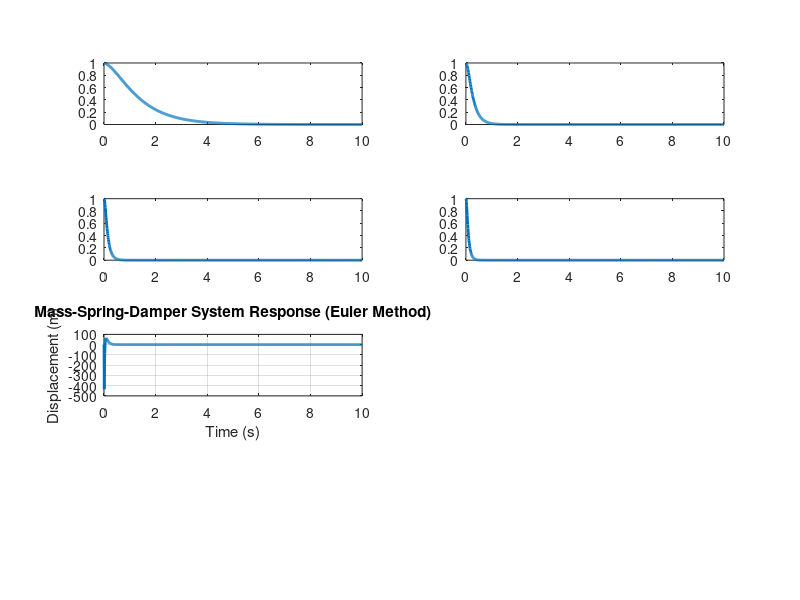

Write the MATLAB code that produced this figure.
% Define parameters
m = 1; % Mass (kg)
k = 10; % Spring constant (N/m)
c = 0.5; % Damping coefficient (N*s/m)
t_final = 10; % Final time (s)
dt = 0.01; % Time step size (s)

A=[[0,1];[-k,-c]]/m;
B=[0;1]/m;
% Initial conditions
x0 = 1; % Initial displacement (m)
v0 = 0; % Initial velocity (m/s)

% Initialize arrays to store results
t = 0:dt:t_final; % Time array
x = zeros(size(t)); % Displacement array
v = zeros(size(t)); % Velocity array
u = zeros(size(t));

% Initial conditions
x(1) = x0;
v(1) = v0;
figure;
gains=[[-1,-2];5*[-1,-2];10*[-1,-2];15*[-1,-2]];
for control=1:length(gains(:,1))
    p=gains(control,:);
    k_feedback=place(A,B,p);
    % Euler method
    for i = 2:length(t)
        % Calculate acceleration (from F = ma)
        a = (-k*x(i-1) - c*v(i-1)+u(i-1))/m;

        % Update velocity and displacement using Euler method
        v(i) = v(i-1) + a * dt;
        x(i) = x(i-1) + v(i) * dt;
        u(i) = -k_feedback(1)*x(i)-k_feedback(2)*v(i);
    end

    % Plot results
    subplot(length(gains(:,1)),2,control)
    plot(t, x, 'LineWidth', 2);
    subplot(length(gains(:,1)),2,control+1)
    plot(t,u, 'LineWidth', 2)
    xlabel('Time (s)');
    ylabel('Displacement (m)');
    title('Mass-Spring-Damper System Response (Euler Method)');
    grid on;
end
